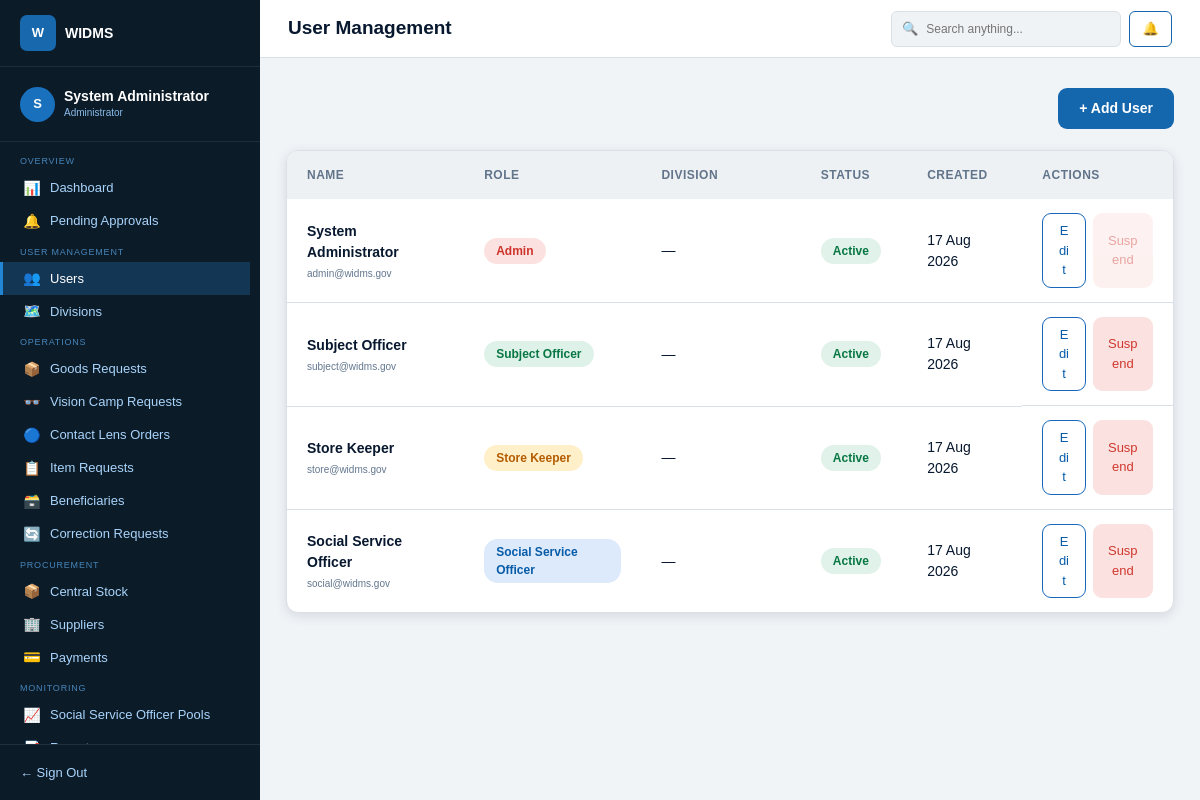
Page /dashboard.php?page=users (signed in) on the committed database.
### tables this page shows
CREATE TABLE IF NOT EXISTS users (
    id INT UNSIGNED AUTO_INCREMENT PRIMARY KEY,
    full_name VARCHAR(100) NOT NULL,
    username VARCHAR(120) NOT NULL UNIQUE,
    phone VARCHAR(25) NULL,
    division VARCHAR(120) NULL,
    profile_image VARCHAR(255) NULL,
    password_hash VARCHAR(255) NOT NULL,
    role ENUM('admin', 'subject-officer', 'store-keeper', 'social-service-officer') NOT NULL,
    status ENUM('active', 'inactive') NOT NULL DEFAULT 'active',
    last_login_at DATETIME NULL,
    created_at TIMESTAMP NOT NULL DEFAULT CURRENT_TIMESTAMP,
    updated_at TIMESTAMP NOT NULL DEFAULT CURRENT_TIMESTAMP ON UPDATE CURRENT_TIMESTAMP,
    INDEX idx_users_role (role),
    INDEX idx_users_status (status)
);

### public/dashboard.php (called while the page is built, shortened)
<?php
$adminPages = [
    'dashboard' => __DIR__ . '/../modules/admin/dashboard.php',
    'pending-approvals' => __DIR__ . '/../modules/admin/pending-approvals.php',
    'users' => __DIR__ . '/../modules/admin/users.php',
    'system-config' => __DIR__ . '/../modules/admin/system-config.php',
    'correction-requests' => __DIR__ . '/../modules/admin/correction-requests.php',
];
$socialOfficerPages = [
    'dashboard' => __DIR__ . '/../modules/social-service-officer/dashboard.php',
    'aid-requests' => __DIR__ . '/../modules/social-service-officer/aid-requests.php',
];
$requestedPage = (string) ($_GET['page'] ?? 'dashboard');
$storeKeeperPages = [
    'dashboard' => __DIR__ . '/../modules/store-keeper/dashboard.php',
    'receive-items' => __DIR__ . '/../modules/store-keeper/receive-items.php',
    'current-stock' => __DIR__ . '/../modules/store-keeper/current-stock.php',
    'correction-requests' => __DIR__ . '/../modules/store-keeper/correction-requests.php',
    'approved-dispatches' => __DIR__ . '/../modules/store-keeper/approved-dispatches.php',
    'recent-dispatches' => __DIR__ . '/../modules/store-keeper/recent-dispatches.php',
];
$dashboards = [
    'admin' => $adminPages[$requestedPage] ?? $adminPages['dashboard'],
    'subject-officer' => __DIR__ . '/../modules/subject-officer/dashboard.php',
    'store-keeper' => $storeKeeperPages[$requestedPage] ?? $storeKeeperPages['dashboard'],
    'social-service-officer' => $socialOfficerPages[$requestedPage] ?? $socialOfficerPages['dashboard'],
];
$dashboard = $dashboards[$_SESSION['role']] ?? null;
require $dashboard;

### config/database.php (called while the page is built, shortened)
<?php
function database(): PDO
{
    $dsn = sprintf(
        'mysql:host=%s;port=%s;dbname=%s;charset=utf8mb4',
        DB_HOST,
        DB_PORT,
        DB_NAME
    );
    $connection = new PDO($dsn, DB_USER, DB_PASS, [
        PDO::ATTR_ERRMODE => PDO::ERRMODE_EXCEPTION,
        PDO::ATTR_DEFAULT_FETCH_MODE => PDO::FETCH_ASSOC,
        PDO::ATTR_EMULATE_PREPARES => false,
    ]);
    return $connection;
}

### modules/admin/users.php (the view, shortened to what this page needs)
<?php
require_once __DIR__ . '/../../config/database.php';
$users = [];
$loadError = '';
try {
    $users = database()->query(
        'SELECT id, full_name, username, phone, division, role, status, created_at
         FROM users
         ORDER BY id ASC'
    )->fetchAll();
} catch (PDOException $exception) {
    error_log($exception->getMessage());
    $loadError = 'Unable to load users. Make sure MySQL is running.';
}
$roleLabels = [
    'admin' => ['Admin', 'red'],
    'subject-officer' => ['Subject Officer', 'green'],
    'store-keeper' => ['Store Keeper', 'yellow'],
    'social-service-officer' => ['Social Service Officer', 'blue'],
];
?>
<!doctype html>
<html lang="en">
<head>
    <link href="https://cdn.jsdelivr.net/npm/bootstrap@5.3.3/dist/css/bootstrap.min.css" rel="stylesheet">
    <link href="assets/css/admin-dashboard.css" rel="stylesheet">
</head>
<body>
    <?php require __DIR__ . '/../../includes/admin-sidebar.php'; ?>
    <div class="admin-shell">
        <header class="topbar">
            <div class="d-flex align-items-center gap-3">
                <h1>User Management</h1>
            </div>
            <div class="topbar-actions">
                <label class="search-box">
                    <span aria-hidden="true">🔍</span>
                    <input type="search" placeholder="Search anything..." aria-label="Search">
                </label>
                <button class="notification-button" type="button" aria-label="Notifications">🔔</button>
            </div>
        </header>
        <main class="dashboard-content users-page">
            <div class="users-toolbar">
                <button type="button" class="add-user-button">+ Add User</button>
            </div>
            <?php if ($loadError !== ''): ?>
                <div class="alert alert-danger" role="alert"><?= htmlspecialchars($loadError, ENT_QUOTES, 'UTF-8') ?></div>
            <?php else: ?>
                <section class="users-card" aria-label="System users">
                    <div class="users-table-wrap">
                        <table class="users-table">
                            <thead>
                                <tr><th>Name</th><th>Role</th><th>Division</th><th>Status</th><th>Created</th><th>Actions</th></tr>
                            </thead>
                            <tbody>
                                <?php foreach ($users as $user): ?>
                                    <?php $role = $roleLabels[$user['role']] ?? [ucwords(str_replace('-', ' ', $user['role'])), 'blue']; ?>
                                    <tr>
                                        <td>
                                            <strong><?= htmlspecialchars($user['full_name'], ENT_QUOTES, 'UTF-8') ?></strong>
                                            <small><?= htmlspecialchars($user['username'], ENT_QUOTES, 'UTF-8') ?></small>
                                        </td>
                                        <td><span class="role-label <?= $role[1] ?>"><?= htmlspecialchars($role[0], ENT_QUOTES, 'UTF-8') ?></span></td>
                                        <td><?= htmlspecialchars($user['division'] ?: '—', ENT_QUOTES, 'UTF-8') ?></td>
                                        <td><span class="user-status <?= $user['status'] === 'active' ? 'active' : 'inactive' ?>"><?= ucfirst(htmlspecialchars($user['status'], ENT_QUOTES, 'UTF-8')) ?></span></td>
                                        <td><?= date('d M Y', strtotime($user['created_at'])) ?></td>
                                        <td class="user-actions">
                                            <button type="button" class="edit-user-button">Edit</button>
                                            <button type="button" class="suspend-user-button" <?= (int) $user['id'] === (int) $_SESSION['user_id'] ? 'disabled title="You cannot suspend your own account"' : '' ?>>Suspend</button>
                                        </td>
                                    </tr>
                                <?php endforeach; ?>
                            </tbody>
                        </table>
                    </div>
                </section>
            <?php endif; ?>
        </main>
    </div>
</body>
</html>

### public/assets/css/admin-dashboard.css (style rules this page uses)
:root { --sidebar: #0c1b28; --sidebar-active: #143655; --blue: #1466ad; --page: #f1f4f7; --border: #d9e0e6; --ink: #07182f; --muted: #62768e; }
* { box-sizing: border-box; }
body { margin: 0; color: var(--ink); background: var(--page); font-family: Arial, Helvetica, sans-serif; font-size: 13px; overflow: hidden; }
.admin-shell { height: 100vh; margin-left: 260px; overflow: hidden; }
.topbar { position: sticky; top: 0; z-index: 900; display: flex; height: 58px; padding: 0 28px; align-items: center; justify-content: space-between; background: #fff; border-bottom: 1px solid var(--border); }
.topbar h1 { margin: 0; font-size: 19px; font-weight: 700; }
.topbar-actions { display: flex; align-items: center; gap: 8px; }
.search-box { display: flex; width: 230px; height: 36px; padding: 0 10px; align-items: center; gap: 6px; color: var(--blue); background: #f0f3f6; border: 1px solid var(--border); border-radius: 6px; }
.search-box input { width: 100%; outline: 0; color: var(--ink); background: transparent; border: 0; font-size: 12px; }
.notification-button { position: relative; width: 43px; height: 36px; color: #e6a512; background: white; border: 1px solid var(--blue); border-radius: 6px; }
.dashboard-content { height: calc(100vh - 58px); padding: 24px 26px; overflow-y: auto; }
.role-label { display: inline-block; padding: 4px 12px; border-radius: 14px; font-size: 12px; font-weight: 600; }
.role-label.blue { color: #075ba7; background: #dceafb; }
.role-label.yellow { color: #b55c00; background: #fff0c9; }
.role-label.green { color: #087744; background: #dff2e9; }
.users-page { padding-top: 30px; }
.users-toolbar { display: flex; min-height: 62px; align-items: flex-start; justify-content: flex-end; }
.add-user-button { padding: 10px 21px; color: white; background: var(--blue); border: 0; border-radius: 9px; font-size: 14px; font-weight: 700; }
.users-card { overflow: hidden; background: white; border: 1px solid var(--border); border-radius: 12px; box-shadow: 0 3px 12px rgba(13, 32, 50, .12); }
.users-table { width: 100%; table-layout: fixed; border-collapse: collapse; font-size: 14px; }
.users-table th { padding: 15px 20px; color: #61748a; background: #eef1f4; font-size: 12px; letter-spacing: .5px; text-align: left; text-transform: uppercase; }
.users-table th:nth-child(1) { width: 20%; }
.users-table th:nth-child(2) { width: 20%; }
.users-table th:nth-child(3) { width: 18%; }
.users-table th:nth-child(4) { width: 12%; }
.users-table th:nth-child(5) { width: 13%; }
.users-table th:nth-child(6) { width: 17%; }
.users-table td { padding: 14px 20px; border-bottom: 1px solid var(--border); overflow-wrap: anywhere; vertical-align: middle; }
.users-table tbody tr:last-child td { border-bottom: 0; }
.users-table td:first-child strong { display: block; }
.users-table td:first-child small { display: block; margin-top: 3px; color: var(--muted); font-size: 10px; }
.role-label.red { color: #cd332a; background: #fbe2e0; }
.user-status { display: inline-block; padding: 4px 12px; border-radius: 14px; font-size: 12px; font-weight: 700; }
.user-status.active { color: #087744; background: #e0f2e9; }
.user-actions { display: flex; gap: 7px; }
.edit-user-button, .suspend-user-button { padding: 7px 14px; background: white; border-radius: 9px; font-size: 13px; }
.edit-user-button { color: #075ba7; border: 1px solid #1768bd; }
.suspend-user-button { color: #cf372e; background: #fbe2e0; border: 1px solid transparent; }
.suspend-user-button:disabled { cursor: not-allowed; opacity: .45; }

### rows in the picture
users: full_name "System Administrator", username "admin@widms.gov", role "Admin", division "—", status "Active", created_at "17 Aug 2026"
users: full_name "Subject Officer", username "subject@widms.gov", role "Subject Officer", division "—", status "Active", created_at "17 Aug 2026"
users: full_name "Store Keeper", username "store@widms.gov", role "Store Keeper", division "—", status "Active", created_at "17 Aug 2026"
users: full_name "Social Service Officer", username "social@widms.gov", role "Social Service Officer", division "—", status "Active", created_at "17 Aug 2026"

### other values in the picture
substr($adminName, 0, 1) "S"
$adminName "System Administrator"
$section "OVERVIEW"
$item['icon'] "📊"
$item['label'] "Dashboard"
$item['icon'] "🔔"
$item['label'] "Pending Approvals"
$section "USER MANAGEMENT"
$item['icon'] "👥"
$item['label'] "Users"
$item['icon'] "🗺️"
$item['label'] "Divisions"
$section "OPERATIONS"
$item['icon'] "📦"
$item['label'] "Goods Requests"
